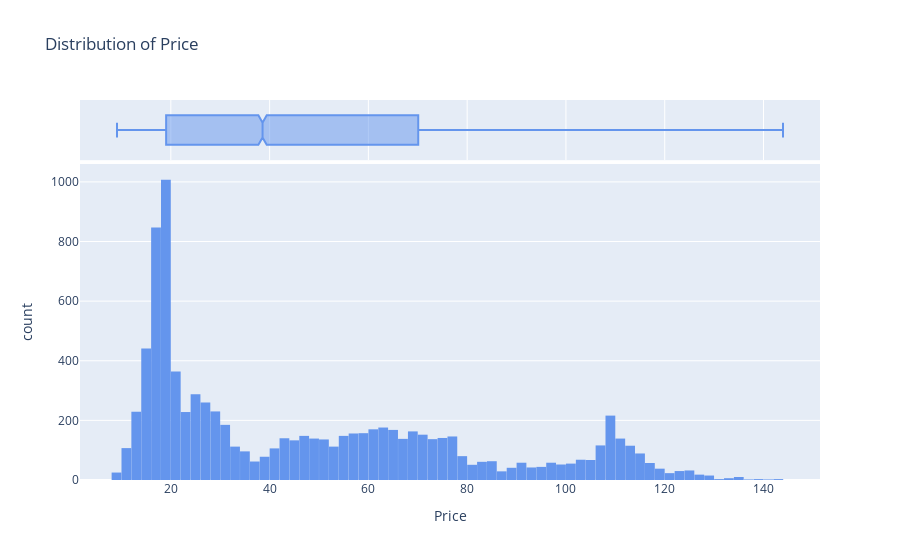

The cell this chart's notebook holds for it:
### Markdown cell above
# Ubivariate Analysis

### Code cell
plotly_plot_hist(df, 'Price')

### Figure 1 — Plotly figure (JSON) as saved in the notebook; plotly's stock layout.template omitted (floating-point values rounded to 4 significant figures; data arrays with more than 128 entries replaced by an {"elided": "..."} marker saying what was removed)
{"data": [{"alignmentgroup": "True", "bingroup": "x", "hovertemplate": "Price=%{x}<br>count=%{y}<extra></extra>", "legendgroup": "", "marker": {"color": "cornflowerblue", "pattern": {"shape": ""}}, "name": "", "offsetgroup": "", "orientation": "v", "showlegend": false, "type": "histogram", "x": {"elided": "9011 float values"}, "xaxis": "x", "yaxis": "y"}, {"alignmentgroup": "True", "hovertemplate": "Price=%{x}<extra></extra>", "legendgroup": "", "marker": {"color": "cornflowerblue"}, "name": "", "notched": true, "offsetgroup": "", "showlegend": false, "type": "box", "x": {"elided": "9011 float values"}, "xaxis": "x2", "yaxis": "y2"}], "layout": {"bargap": 0.01, "barmode": "relative", "legend": {"tracegroupgap": 0}, "title": {"text": "Distribution of Price"}, "xaxis": {"anchor": "y", "domain": [0, 1], "title": {"text": "Price"}}, "xaxis2": {"anchor": "y2", "domain": [0, 1], "matches": "x", "showgrid": true, "showticklabels": false}, "yaxis": {"anchor": "x", "domain": [0, 0.8316], "title": {"text": "count"}}, "yaxis2": {"anchor": "x2", "domain": [0.8416, 1], "matches": "y2", "showgrid": false, "showline": false, "showticklabels": false, "ticks": ""}}}
